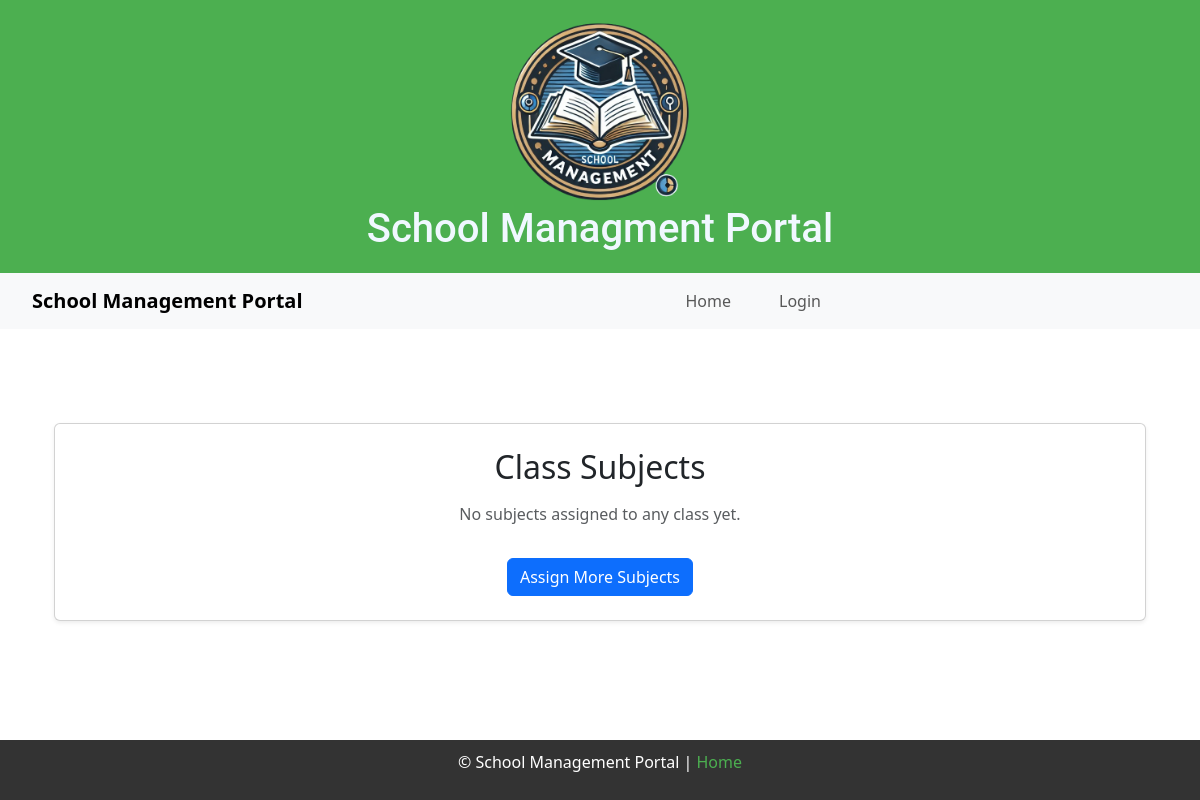
Page /class_subjects on the earlier database version.
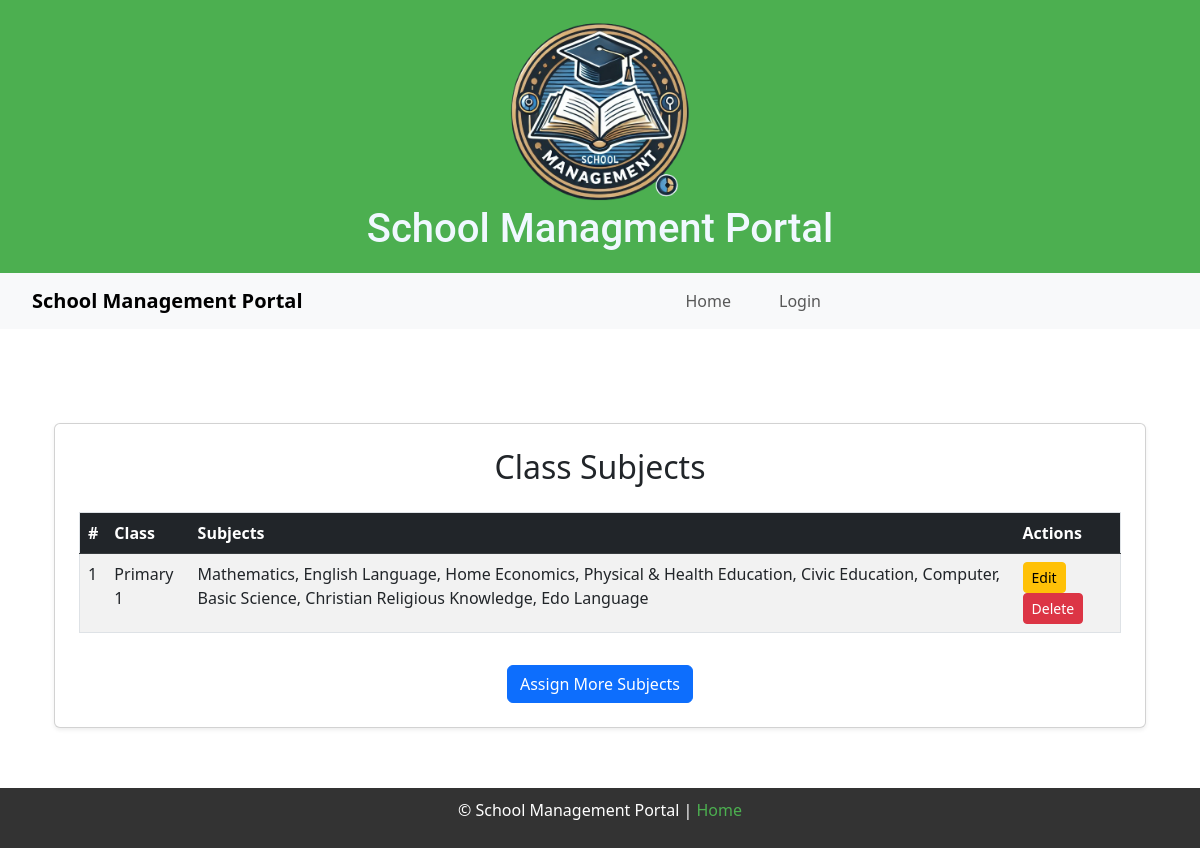
Same page on the later database version.
### models.py (models this page shows, shortened)
class Class(db.Model):
    __tablename__ = 'classes'
    id = db.Column(db.Integer, primary_key=True)
    class_name = db.Column(db.String(100), nullable=False)
    class_level = db.Column(db.String(50), nullable=False)
    class_category = db.Column(db.String(50), nullable=False)
    school_id = db.Column(db.Integer, db.ForeignKey('schools.id', name='fk_classes_school_id'), nullable=False)
    students = db.relationship('Student', backref='class_', lazy=True, cascade="all, delete-orphan")
    teachers = db.relationship('Teacher', secondary=class_teacher_association, backref='classes', cascade="all, delete-orphan", single_parent=True)
    class_fee_components = db.relationship('ClassFeeComponent', backref='class_', lazy=True, cascade="all, delete-orphan")
    __table_args__ = (
        db.UniqueConstraint('class_name', 'school_id', name='uq_class_per_school'),
    )

### routes.py (the view)
@main.route('/class_subjects')
def view_class_subjects():
    subject_alias = aliased(Subject)
    class_subjects = db.session.query(
        Class.class_name.label("class_name"),
        subject_alias.name.label("subject_name")
    ).join(ClassSubject, Class.id == ClassSubject.class_id) \
     .join(subject_alias, subject_alias.id == ClassSubject.subject_id) \
     .all()
    grouped_class_subjects = {}
    for cs in class_subjects:
        grouped_class_subjects.setdefault(cs.class_name, []).append(cs.subject_name)
    return render_template("view_class_subjects.html", grouped_class_subjects=grouped_class_subjects)

### main.py (called while the page is built)
@app.before_request
def before_request():
    g.current_user = current_user

@app.context_processor
def inject_csrf_token():
    return dict(csrf_token=generate_csrf())

### routes.py (called while the page is built)
@main.before_request
def load_school_details():
    if current_user.is_authenticated:
        if 'school_name' not in session or 'school_logo' not in session:
            school = School.query.get(current_user.school_id)
            if school:
                g.school_name = school.name
                g.school_logo = school.school_logo if school.school_logo else 'static/uploads/default-logo.png'
                session['school_name'] = g.school_name
                session['school_logo'] = g.school_logo
        else:
            g.school_name = session['school_name']
            g.school_logo = session['school_logo']
    else:
        g.school_name = "School Management Portal"
        g.school_logo = "uploads/default-logo.png"

### templates/view_class_subjects.html
{% extends "base.html" %}
{% block content %}
<div class="container mt-4">
    <div class="card shadow-sm p-4">
        <h2 class="text-center mb-3">Class Subjects</h2>
        {% if grouped_class_subjects %}
        <div class="table-responsive">
            <table class="table table-striped table-hover">
                <thead class="table-dark">
                    <tr>
                        <th>#</th>
                        <th>Class</th>
                        <th>Subjects</th>
                        <th>Actions</th>
                    </tr>
                </thead>
                <tbody>
                    {% for class_name, subjects in grouped_class_subjects.items() %}
                    <tr>
                        <td>{{ loop.index }}</td>
                        <td>{{ class_name }}</td>
                        <td>{{ subjects | join(', ') }}</td>
                        <td>
                            <a href="{{ url_for('main.edit_class_subject', class_name=class_name) }}" class="btn btn-sm btn-warning">Edit</a>
                            <a href="{{ url_for('main.delete_class_subject', class_name=class_name) }}" class="btn btn-sm btn-danger" onclick="return confirm('Are you sure?');">Delete</a>
                        </td>
                    </tr>
                    {% endfor %}
                </tbody>
            </table>
        </div>
        {% else %}
        <p class="text-center text-muted">No subjects assigned to any class yet.</p>
        {% endif %}
        <div class="text-center mt-3">
            <a href="{{ url_for('main.assign_subject_to_class') }}" class="btn btn-primary">Assign More Subjects</a>
        </div>
    </div>
</div>
{% endblock %}

Differences in the rows shown:
added Class: class_name "Primary 1", subjects "Mathematics, English Language, Home Economics, Physical & Health Education, Civic Education, Computer, Basic Science, Christian Religious Knowledge, Edo Language"
Other differences:
text no longer shown: "No subjects assigned to any class yet."
text now shown: "# Class Subjects Actions"
